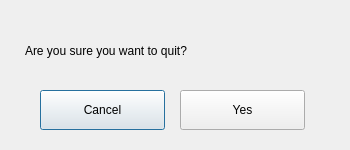
<?xml version="1.0" encoding="UTF-8"?>
<ui version="4.0">
 <class>ExitDialog</class>
 <widget class="QDialog" name="ExitDialog">
  <property name="geometry">
   <rect>
    <x>0</x>
    <y>0</y>
    <width>350</width>
    <height>150</height>
   </rect>
  </property>
  <property name="windowTitle">
   <string>Dialog</string>
  </property>
  <widget class="QPushButton" name="btnCancel">
   <property name="geometry">
    <rect>
     <x>40</x>
     <y>90</y>
     <width>125</width>
     <height>40</height>
    </rect>
   </property>
   <property name="text">
    <string>Cancel</string>
   </property>
  </widget>
  <widget class="QPushButton" name="btnYes">
   <property name="geometry">
    <rect>
     <x>180</x>
     <y>90</y>
     <width>125</width>
     <height>40</height>
    </rect>
   </property>
   <property name="text">
    <string>Yes</string>
   </property>
  </widget>
  <widget class="QLabel" name="label">
   <property name="geometry">
    <rect>
     <x>25</x>
     <y>30</y>
     <width>300</width>
     <height>41</height>
    </rect>
   </property>
   <property name="styleSheet">
    <string notr="true">font: 14pt &quot;Ubuntu&quot;;
qproperty-alignment: AlignCenter</string>
   </property>
   <property name="text">
    <string>Are you sure you want to quit?</string>
   </property>
  </widget>
 </widget>
 <resources/>
 <connections/>
</ui>
